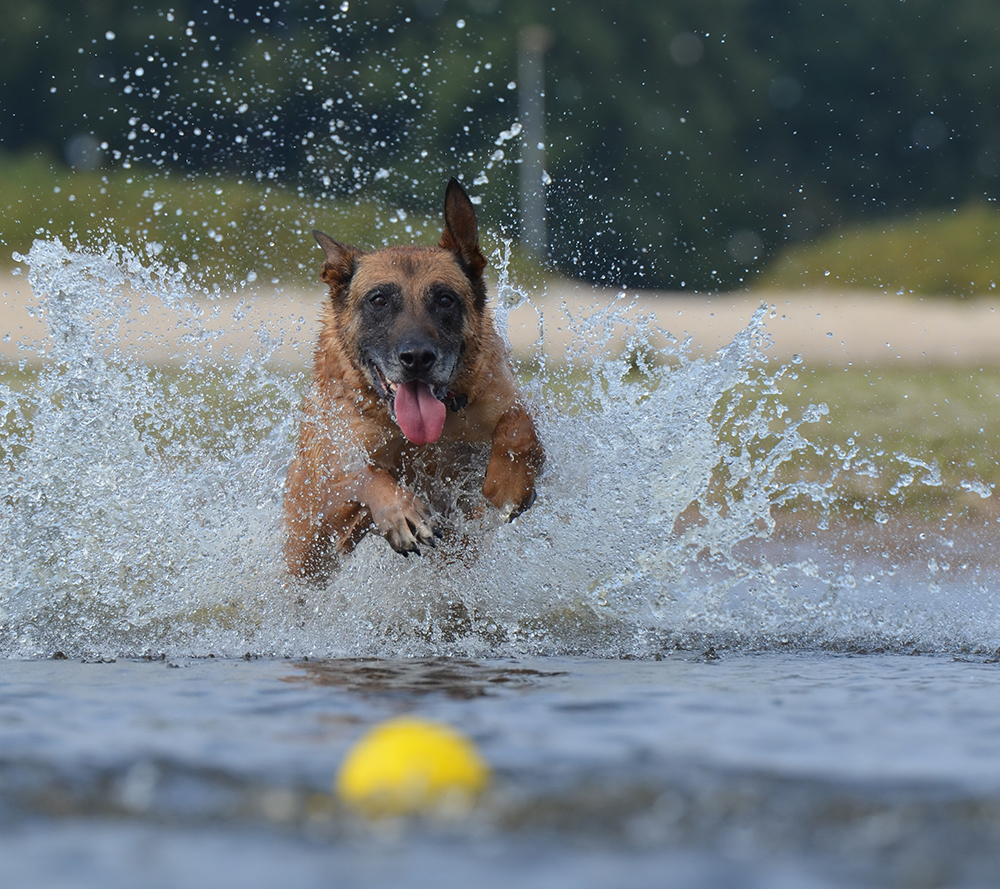
#> input picture Resources/dog.jpg, 1000 x 889 px
$ python scratch_research.py   (older library calls are emulated)
#> lines starting #> are read from the running program, lines starting #| are printed output that depends on the picture
# -*- coding: utf-8 -*-

import cv2
import numpy as np
import matplotlib.pyplot as plt
import timeit

"""
- parse an image and extract as much object data as possible
- ie. instead of calling out to a API?
- how many edges? (high edges = high detail, city or crowd scene?)
- taken during day or night
- how much pixesl in foreground vs background
- color mean
"""


IMAGE_RESOURCE = '../Resources/dog.jpg'


img = cv2.imread(IMAGE_RESOURCE, cv2.IMREAD_GRAYSCALE)
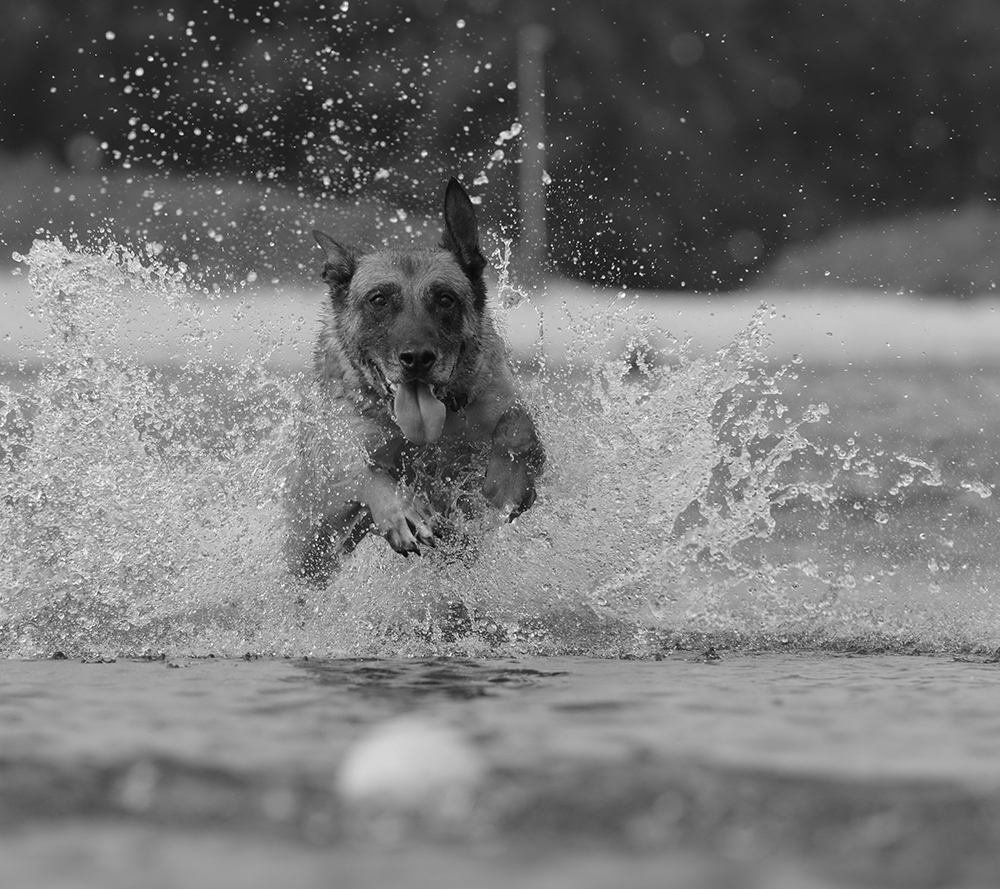
#> img: shape (889, 1000); min 0, max 255, mean 119.3
# img = cv2.imread(IMAGE_RESOURCE, cv2.IMREAD_COLOR)


# [60 lines left out: functions avg_img_intensity_manual, avg_img_intensity_numpy, calc_mean, calc_good_features, calc_harris_corner_detection, calc_surf_keypoints_and_descriptors, not called in this run]


def calc_orbs_keypoints():
    img = cv2.imread(IMAGE_RESOURCE, cv2.IMREAD_GRAYSCALE)
    cv2.ocl.setUseOpenCL(False)
    orb = cv2.ORB_create()
    # kp = orb.detect(img, None)
    kp, des = orb.detectAndCompute(img, None)
#> kp = 500 keypoints; strongest (x, y, size): (151, 131, 31), (502, 228, 31), (152, 59, 31), (504, 231, 31)

    img2 = cv2.drawKeypoints(img, kp, des, color=(0, 255, 0), flags=0)
    cv2.imshow('orbs', img2)


# DO FAST NEXT
# http://opencv-python-tutroals.readthedocs.io/en/latest/py_tutorials/py_feature2d/py_fast/py_fast.html#fast


if True:
    calc_orbs_keypoints()


if False:
    calc_surf_keypoints_and_descriptors()


if False:
    calc_harris_corner_detection()

if False:
    calc_good_features()

if False:
    #(124.68195753094464, 121.6443755826813, 112.67007171242899, 0.0)
    print(calc_mean())


if False:
    # 119.71247862842034: avg "intensity" as the img was open as grayscale
    print(avg_img_intensity_manual())

    # 119.306965429
    print(avg_img_intensity_numpy())


# [25 lines of commented-out code are left out]
cv2.waitKey(0)
cv2.destroyAllWindows()


# [16 lines of commented-out code are left out]
